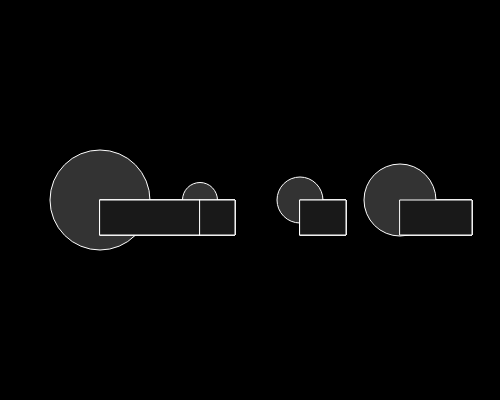
Frame 1 (no input)
Frame 60 (no input): identical to frame 1, image omitted
Frame 120 (the mouse pressed at the canvas centre since frame 60): identical to frame 1, image omitted

The p5.js sketch that drew this single still picture (run headless with seeded random() and noise() and a simulated clock; from frame 60 on, the mouse is pressed at the canvas centre):

// p5.js sketch
// ── sketch.js
var nums = [100, 35, 46, 72];
var nums1 = [100, 35, 46, 72];
 
function setup() {
  createCanvas(500, 400);
}
 
function draw() {
  background(0);
 
  for (var i = 0; i < 4; i++) {
    stroke(255);
    fill(51);
    ellipse(i * 100 + 100, 200, nums[i], nums[i]);
    
    for (var j = 0; j < 4; j++) {//added rect to the code to have similar shapes to the ellipse
      stroke(255);
      fill(25);
      rect(j * 100 + 100, 200, nums1[j], nums1[1]);
    }
  }
  
  
 
  // ellipse(200, 200, nums[1], nums[1]);
  // ellipse(300, 200, nums[2], nums[2]);
  // ellipse(400, 200, nums[3], nums[3]);
   
}
